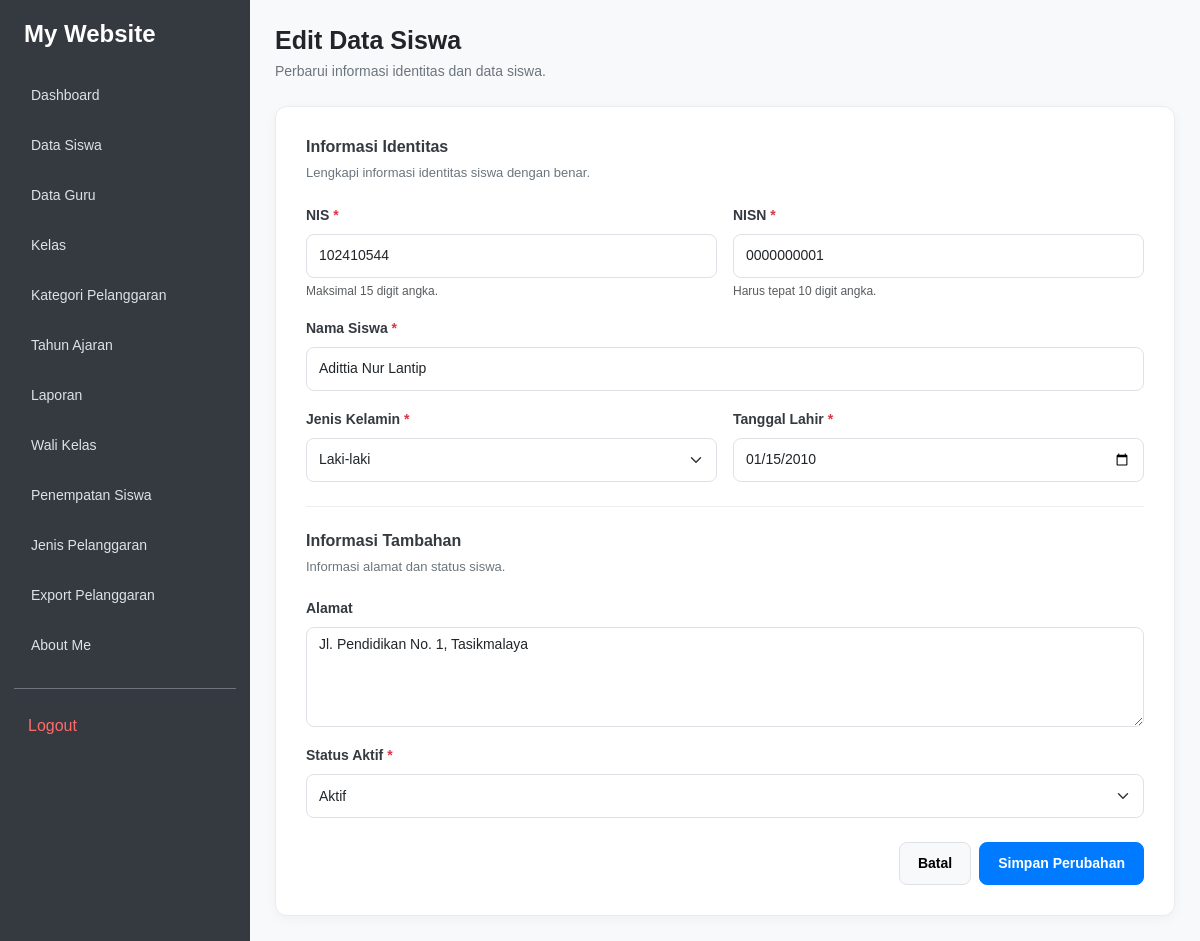
The app's page /edit_siswa.php?id=1 (signed in) with its own data.
### tables this page shows
CREATE TABLE `t_siswa` (
  `id` int(11) NOT NULL,
  `nis` varchar(30) NOT NULL,
  `nisn` varchar(20) NOT NULL,
  `nama` varchar(150) NOT NULL,
  `jenis_kelamin` char(1) NOT NULL,
  `tanggal_lahir` date NOT NULL,
  `alamat` text NOT NULL,
  `status_aktif` tinyint(1) NOT NULL,
  `created_at` timestamp NOT NULL DEFAULT current_timestamp(),
  `updated_at` timestamp NOT NULL DEFAULT current_timestamp()
);

### edit_siswa.php (the view, shortened to what this page needs)
<?php
include 'config/koneksi.php';
$id = (int) $_GET['id'];
$stmt = $koneksi->prepare("SELECT * FROM t_siswa WHERE id = ?");
$stmt->bind_param("i", $id);
$stmt->execute();
$query = $stmt->get_result();
$siswa = $query->fetch_assoc();
?>
<!DOCTYPE html>
<html lang="id">
<head>
    <link href="https://cdn.jsdelivr.net/npm/bootstrap@5.3.8/dist/css/bootstrap.min.css" rel="stylesheet">
</head>
<body>
<?php include 'includes/sidebar.php'; ?>
<main class="main-content">
    <div class="page-header">
        <h3 class="page-title">Edit Data Siswa</h3>
        <p class="page-description">
            Perbarui informasi identitas dan data siswa.
        </p>
    </div>
    <div class="form-card">
        <form action="proses_edit_siswa.php" method="POST" id="formSiswa">
            <section class="form-section">
                <h5 class="section-title">Informasi Identitas</h5>
                <p class="section-description">Lengkapi informasi identitas siswa dengan benar.</p>
                <div class="row g-3">
                    <div class="col-md-6">
                        <label for="nis" class="form-label">NIS <span class="required">*</span></label>
                        <input
                            type="text"
                            name="nis"
                            id="nis"
                            class="form-control"
                            value="<?= htmlspecialchars($siswa['nis'] ?? '') ?>"
                            maxlength="15"
                            pattern="[0-9]{1,15}"
                            inputmode="numeric"
                            autocomplete="off"
                            required
                        >
                        <div class="form-text">Maksimal 15 digit angka.</div>
                    </div>
                    <div class="col-md-6">
                        <label for="nisn" class="form-label">NISN <span class="required">*</span></label>
                        <input
                            type="text"
                            name="nisn"
                            id="nisn"
                            class="form-control"
                            value="<?= htmlspecialchars($siswa['nisn'] ?? '') ?>"
                            maxlength="10"
                            minlength="10"
                            pattern="[0-9]{10}"
                            inputmode="numeric"
                            autocomplete="off"
                            required
                        >
                        <div class="form-text">Harus tepat 10 digit angka.</div>
                    </div>
                    <div class="col-md-12">
                        <label for="nama" class="form-label">Nama Siswa <span class="required">*</span></label>
                        <input
                            type="text"
                            name="nama"
                            id="nama"
                            class="form-control"
                            value="<?= htmlspecialchars($siswa['nama'] ?? '') ?>"
                            placeholder="Masukkan nama lengkap siswa"
                            required
                        >
                    </div>
                    <div class="col-md-6">
                        <label for="jenis_kelamin" class="form-label">Jenis Kelamin <span class="required">*</span></label>
                        <select name="jenis_kelamin" id="jenis_kelamin" class="form-select" required>
                            <option value="L" <?= ($siswa['jenis_kelamin'] ?? '') === 'L' ? 'selected' : '' ?>>
                                Laki-laki
                            </option>
                        </select>
                    </div>
                    <div class="col-md-6">
                        <label for="tanggal_lahir" class="form-label">Tanggal Lahir <span class="required">*</span></label>
                        <input
                            type="date"
                            name="tanggal_lahir"
                            id="tanggal_lahir"
                            class="form-control"
                            value="<?= htmlspecialchars($siswa['tanggal_lahir'] ?? '') ?>"
                            required
                        >
                    </div>
                </div>
            </section>
            <section class="form-section">
                <h5 class="section-title">Informasi Tambahan</h5>
                <p class="section-description">Informasi alamat dan status siswa.</p>
                <div class="mb-3">
                    <label for="alamat" class="form-label">Alamat</label>
                    <textarea
                        name="alamat"
                        id="alamat"
                        class="form-control"
                        rows="3"
                        placeholder="Masukkan alamat siswa"
                    ><?= htmlspecialchars($siswa['alamat'] ?? '') ?></textarea>
                </div>
                <div class="mb-3">
                    <label for="status_aktif" class="form-label">Status Aktif <span class="required">*</span></label>
                    <select name="status_aktif" id="status_aktif" class="form-select" required>
                        <option value="1" <?= (string) ($siswa['status_aktif'] ?? '') === '1' ? 'selected' : '' ?>>
                            Aktif
                        </option>
                    </select>
                </div>
            </section>
            <div class="d-flex justify-content-end gap-2 flex-wrap">
                <a href="kelola_siswa.php" class="btn btn-light border">Batal</a>
                <button type="submit" name="update" class="btn btn-primary">Simpan Perubahan</button>
            </div>
        </form>
    </div>
</main>
</body>
</html>

### includes/sidebar.css (style rules this page uses)
body { background: #f8f9fa; margin: 0; }
.main-content { margin-left: 250px; padding: 25px; min-width: 0; box-sizing: border-box; }

### edit_siswa.php (style rules this page uses)
body { background: #f8f9fa; font-family: Arial, sans-serif; color: #343a40; }
.main-content { margin-left: 250px; padding: 30px; min-width: 0; box-sizing: border-box; }
.page-header { margin-bottom: 24px; }
.page-title { font-size: 25px; font-weight: 700; margin-bottom: 6px; color: #212529; }
.page-description { color: #6c757d; font-size: 14px; margin: 0; }
.form-card { width: 100%; max-width: 900px; background: #fff; border: 1px solid #e9ecef; border-radius: 12px; padding: 30px; box-shadow: 0 3px 12px rgba(0, 0, 0, .04); }
.form-section { padding-bottom: 24px; margin-bottom: 24px; border-bottom: 1px solid #eee; }
.form-section:last-of-type { border-bottom: 0; padding-bottom: 0; margin-bottom: 24px; }
.section-title { font-size: 16px; font-weight: 700; margin-bottom: 7px; color: #343a40; }
.section-description { font-size: 13px; color: #6c757d; margin-bottom: 20px; }
.form-label { font-size: 14px; font-weight: 600; margin-bottom: 8px; }
.form-control, .form-select { min-height: 44px; border: 1px solid #dee2e6; border-radius: 8px; font-size: 14px; }
textarea.form-control { min-height: 100px; }
.form-text { font-size: 12px; }
.required { color: #dc3545; }
.btn { border-radius: 8px; padding: 10px 18px; font-size: 14px; font-weight: 600; }
.btn-primary { background: #007bff; border-color: #007bff; }

### records on screen
t_siswa: nis "102410544", nisn "0000000001", nama "Adittia Nur Lantip", jenis_kelamin "Laki-laki", tanggal_lahir "01/15/2010", alamat "Jl. Pendidikan No. 1, Tasikmalaya", status_aktif "Aktif"

### other values on screen
$item[0] "Dashboard"
$item[0] "Data Siswa"
$item[0] "Data Guru"
$item[0] "Kelas"
$item[0] "Kategori Pelanggaran"
$item[0] "Tahun Ajaran"
$item[0] "Laporan"
$item[0] "Wali Kelas"
$item[0] "Penempatan Siswa"
$item[0] "Jenis Pelanggaran"
$item[0] "Export Pelanggaran"
$item[0] "About Me"
